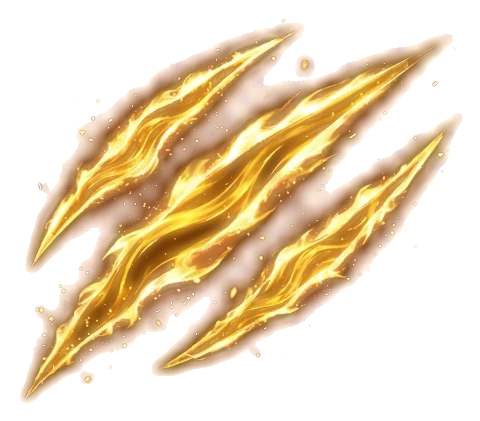
#> input picture art/fx/tech/fierce_tiger_claw.webp, 480 x 421 px
$ python -i make_fist_fx.py   (imports and definitions only)
#> lines starting #> are read from the running program, lines starting #| are printed output that depends on the picture
#> further down, picture is the input picture: PIL image 480x421 RGBA; mean R, G, B, A 166.5, 97.4, 40.8, 92.8
"""Turn SHOAIB's Gemini designs for the punch techniques into the effect images the fight plays (web/static/fight.js,
`technique`; the plan is in docs/web.md "Techniques").

Gemini drew each design on a *fake* transparency checkerboard painted into the pixels (grey squares of 8-9 px, at a
different brightness in each picture) and put its sparkle mark in the bottom-right corner. The glowing designs are
keyed on how much brighter or more coloured each pixel is than the light checker squares; the mountain, whose rock is
darker than the checker, is cut out with rembg and its golden glow added back. The sparkle is cleared.

    python -m scripts.make_fist_fx iron.png tiger.png bull.png thunder.png mountain.png dragons.png

in the order of DESIGNS. Writes art/fx/tech/<technique id>.webp, plus three single dragons cut from the nine for
Nine Dragons Ascending Fist (nine_dragons_head_{1,2,3}.webp), each flying out of a punch.
Needs numpy, Pillow and rembg (pip install "rembg[cpu]"; the isnet-general-use model).
"""
import os
import sys

import numpy as np
from PIL import Image, ImageFilter

OUT = os.path.join(os.path.dirname(os.path.dirname(os.path.abspath(__file__))), "art", "fx", "tech")
DESIGNS = ("iron_fist", "fierce_tiger_claw", "raging_bull_fist", "rolling_thunder_palm", "mountain_shattering_fist",
           "nine_dragons_ascending_fist")
SOLID = ("iron_fist", "mountain_shattering_fist")   # designs no brighter than the checker: cut out with rembg
PERIOD = 17                               # the painted checker repeats every 17 px (two squares)
SPARKLE = (134, 134, 39, 44)              # Gemini's mark: its box's left, top, right, bottom edges, in px from the
                                          # picture's right and bottom edges (the same on every picture size)
DRAGON_HEADS = (                          # boxes on the nine-dragon picture around one dragon's head and neck
    ((520, 108, 712, 238), False),        # right side, upper: already faces right (towards the beast)
    ((548, 240, 718, 350), False),        # right side, lower
    ((410, 22, 610, 145), True),          # the top one faces left: mirrored
)


# [26 lines left out: functions checker_level, key_glow, not called in this run]


def key_solid(im, bright=False):
    """For designs no brighter than the checker: the mountain's rock, and the iron fist's grey crystals. Cut out by
    rembg (its soft rim hardened, as it lets checker through), with the glow and sparks keyed by colour (and, for the
    iron fist's white light, brightness) on top, from the checker-averaged picture."""
#> called with bright = False
    from rembg import new_session, remove
    rgb = np.asarray(im.convert("RGB")).astype(np.float32)
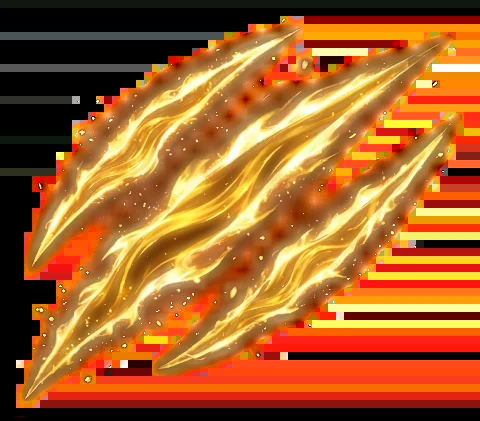
#> rgb: shape (421, 480, 3) float32; mean R, G, B 166.6, 97.5, 40.8
    big = im.convert("RGB").resize((im.width * 2, im.height * 2), Image.LANCZOS)
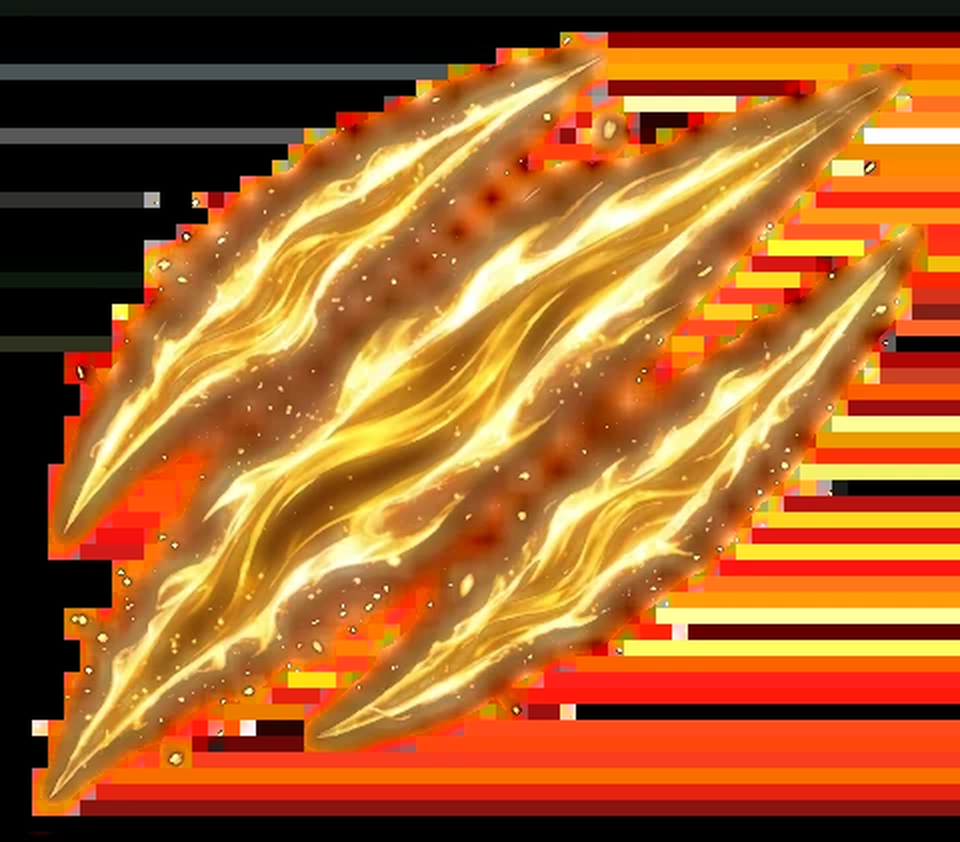
#> big: PIL image 960x842 RGB; mean R, G, B 166.3, 97.5, 40.9
#> (the run stopped early here; a loop or call above may not have finished)

$ run again, on art/fx/tech/crane_wing_deflection_feathers.webp
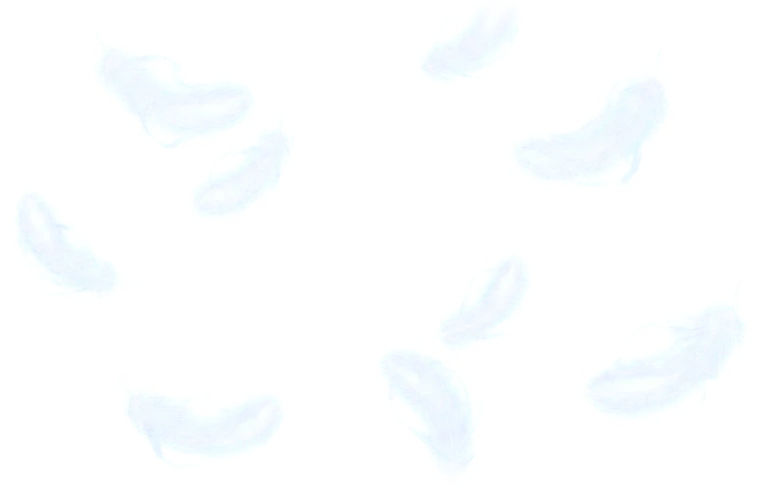
#> input picture art/fx/tech/crane_wing_deflection_feathers.webp, 760 x 487 px
#> picture is the input picture: PIL image 760x487 RGBA; mean R, G, B, A 80.9, 83.8, 84.7, 30.6
#> in key_solid, `rgb = np.asarray(im.convert("RGB")).astype(np.float32)`:
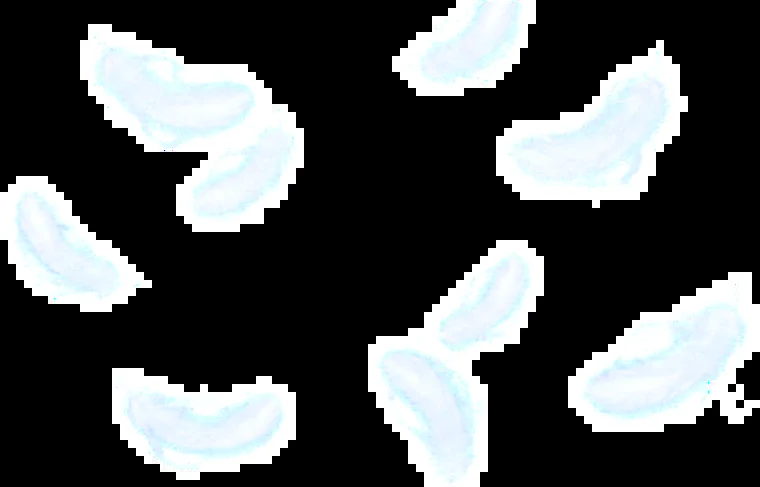
#> rgb: shape (487, 760, 3) float32; mean R, G, B 80.9, 83.9, 84.8

$ run again, on art/fx/tech/flowing_stream_palm.webp
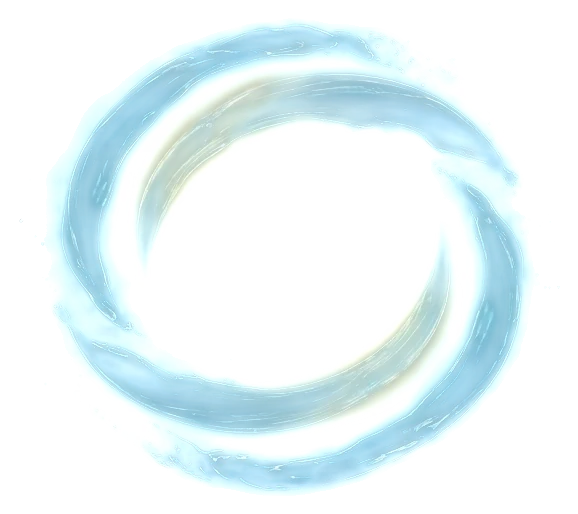
#> input picture art/fx/tech/flowing_stream_palm.webp, 578 x 514 px
#> picture is the input picture: PIL image 578x514 RGBA; mean R, G, B, A 184.7, 210.7, 214.5, 62.8
#> in key_solid, `rgb = np.asarray(im.convert("RGB")).astype(np.float32)`:
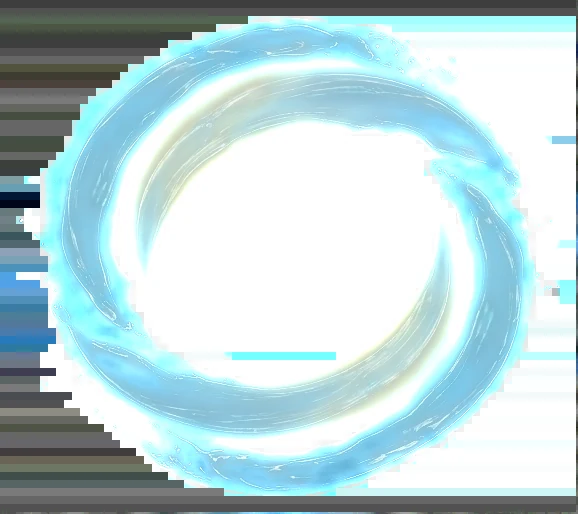
#> rgb: shape (514, 578, 3) float32; mean R, G, B 185, 211.1, 214.9
